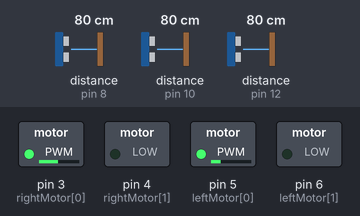
Simulated run of this sketch. Board: Arduino Leonardo, built with avr-gcc and run on an emulated ATmega32U4. Shown: switched loads named in the sketch (green lamp = pin HIGH). Dashed ring = blinking. The test bench sets the inputs (shaded band); at power-on: distance to the obstacle (sensors on pin 10, pin 12, pin 8) 80 cm. What the sketch prints to the serial monitor is not drawn.

Above: at 4.2 s.
4.3 s: distance to the obstacle (sensor on pin 10) set to 2 cm
At 5.3 s:
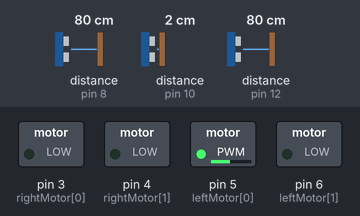
7.3 s: distance to the obstacle (sensor on pin 12) set to 19 cm
9.6 s: distance to the obstacle (sensor on pin 12) set to 15 cm
At 11.3 s:
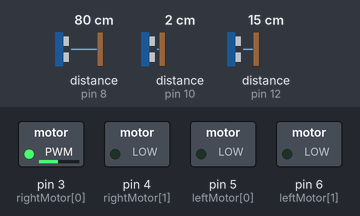
12.6 s: distance to the obstacle (sensor on pin 8) set to 19 cm
15.6 s: distance to the obstacle (sensor on pin 8) set to 15 cm
At 16.9 s:
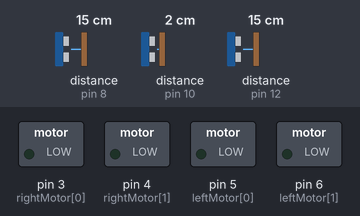
17.7 s: distance to the obstacle (sensor on pin 8) set to 18 cm
At 18.4 s:
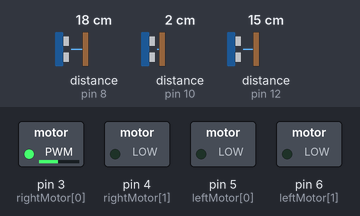
Timing chart, 0 to 21.7 s (numbered marks = the images above; inputs shaded):
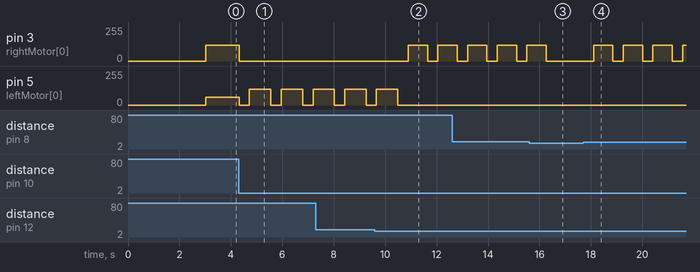

The sketch:

FrontLeftRightOK.ino
```cpp
#include <NewPing.h>

#define MAX_DISTANCE 100
#define min 6

int leftBoundMax = 12;
int leftBoundMin = 6;

int speedReducer = 30;


NewPing leftSonar(9, 8, MAX_DISTANCE);
NewPing frontSonar(11, 10, MAX_DISTANCE);
NewPing rightSonar(13, 12, MAX_DISTANCE);


int leftMotor[] = { 5, 6 };
int rightMotor[] = { 3, 4 };

int speed = 120; // Change it at your will

int left, front, right;


void setMotors(int l, int r)
{
	if (l >= 0 && r >= 0)
	{
		analogWrite(leftMotor[0], l);
		digitalWrite(leftMotor[1], LOW);
		analogWrite(rightMotor[0], r);
		digitalWrite(rightMotor[1], LOW);
	}

	else if (l < 0 && r < 0)
	{
		r = -r;
		l = -l;
		digitalWrite(leftMotor[0], LOW);
		analogWrite(leftMotor[1], l);
		digitalWrite(rightMotor[0], LOW);
		analogWrite(rightMotor[1], r);
	}

	else if (l > 0 && r < 0)
	{
		analogWrite(leftMotor[0], l);
		digitalWrite(leftMotor[1], LOW);
		digitalWrite(rightMotor[0], LOW);
		analogWrite(rightMotor[1], r);
	}

	else if (l < 0 && r > 0)
	{
		digitalWrite(leftMotor[0], LOW);
		analogWrite(leftMotor[1], l);
		analogWrite(rightMotor[0], r);
		digitalWrite(rightMotor[1], LOW);
	}

	else
	{
		digitalWrite(leftMotor[0], LOW);
		digitalWrite(leftMotor[1], LOW);
		digitalWrite(rightMotor[0], LOW);
		digitalWrite(rightMotor[1], LOW);
	}
}


int leftDistance()
{
	return leftSonar.ping() / US_ROUNDTRIP_CM;
}

int rightDistance()
{
	return rightSonar.ping() / US_ROUNDTRIP_CM;
}

int frontDistance()
{
	return frontSonar.ping() / US_ROUNDTRIP_CM;
}


void setup()
{
	Serial.begin(9600);
	for (int i = 0; i < 2; i++){
		pinMode(leftMotor[i], OUTPUT);
		pinMode(rightMotor[i], OUTPUT);
	}
	Serial.println("Serial initialized");
	delay(3000);
	/* add setup code here */

}

void loop()
{
	front = frontDistance();
	left = leftDistance();
	right = rightDistance();

	if (front > min){
		if (left > leftBoundMin && left < leftBoundMax){
			setMotors(speed, speed - speedReducer);
		}

		if (left >= leftBoundMax){
			setMotors(speed - 60, speed);
		}

		if (left < leftBoundMin){
			setMotors(speed, speed - 60);
		}
	}

	else if (front < min && right > 17 && (left < leftBoundMax || left > leftBoundMin)){
		setMotors(0, 0);
		delay(400);
		setMotors(speed, 0);
		delay(825); // Right Turn speed delay

	}

        else if (front < min && left > 17 && (right < leftBoundMax || right > leftBoundMin)){
          	setMotors(0, 0);
                delay(400);
		setMotors(0, speed);
		delay(750);

        }

	else {
		setMotors(0, 0);
	}
	/* add main program code here */

}
```

Measured:
- the behaviour switches between 18 and 17 cm on distance to the obstacle (sensor on pin 12) (found by bisection; images 1 and 2)
- the behaviour switches between 18 and 17 cm on distance to the obstacle (sensor on pin 8) (found by bisection; images 2 and 3)
- after the input at 4.3 s, pin 3 (rightMotor[0]): 120/255 → 0/255 at once; pin 5 (leftMotor[0]): alternates 120/255 for 0.84 s and 0/255 for 0.40 s, starting at once
- after the input at 9.6 s, pin 3 (rightMotor[0]): 0/255 → 120/255 after 1.3 s, → 0/255 0.76 s later, → 120/255 0.40 s later; pin 5 (leftMotor[0]): goes on until 10.5 s, then stays 0/255
- after the input at 15.6 s, pin 3 (rightMotor[0]): goes on until 16.3 s, then stays 0/255
- after the input at 17.7 s, pin 3 (rightMotor[0]): alternates 120/255 for 0.75 s and 0/255 for 0.40 s, starting after 0.40 s
